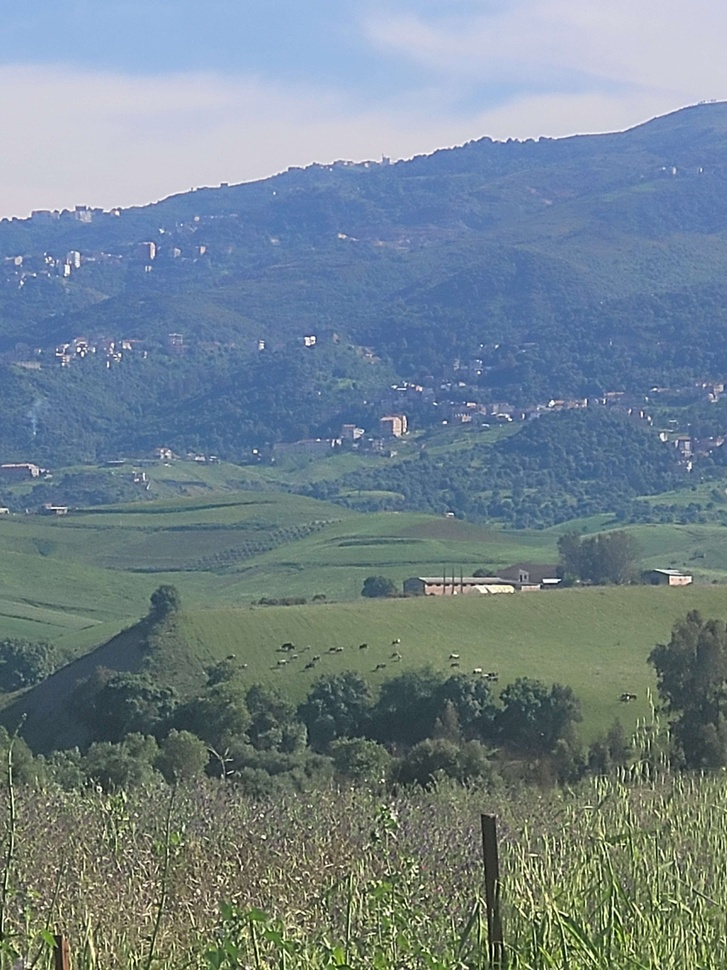
#> input picture img.jpg, 727 x 970 px, shrunk from 3024 x 4032 before the run
$ python tp2.py
#> lines starting #> are read from the running program, lines starting #| are printed output that depends on the picture
import cv2
import matplotlib.pyplot as plt
import numpy as np

# 1. Chargement et conversion


image_origin = cv2.imread('img.jpg')
#> image_origin is the input picture: shape (970, 727, 3); mean B, G, R 140.9, 131.9, 115
if image_origin is None:
    print("Erreur ")
    exit()

# Convertir l'image en niveaux de gris


image_gris = cv2.cvtColor(image_origin, cv2.COLOR_BGR2GRAY)
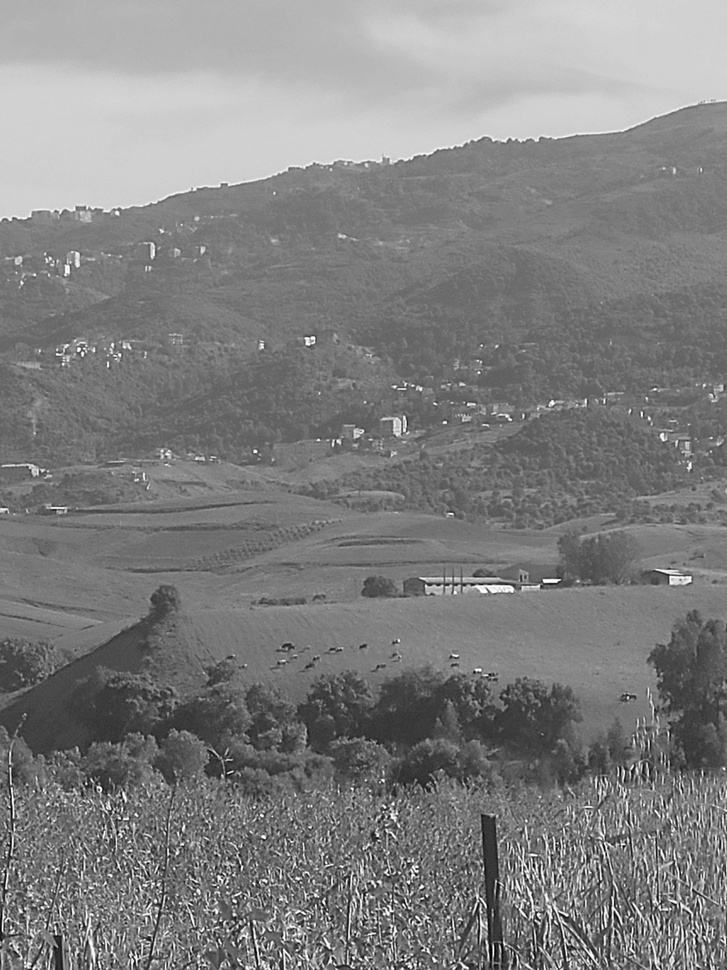
#> image_gris: shape (970, 727); min 1, max 255, mean 127.9


# Afficher l'image originale et l'image en niveaux de gris


plt.figure(figsize=(10, 5))

plt.subplot(1, 2, 1)
plt.title("Image en Couleur")
plt.imshow(cv2.cvtColor(image_origin, cv2.COLOR_BGR2RGB))
plt.axis('off')

plt.subplot(1, 2, 2)
plt.title("Image en Niveaux de Gris")
plt.imshow(image_gris, cmap='gray')
plt.axis('off')

plt.show()
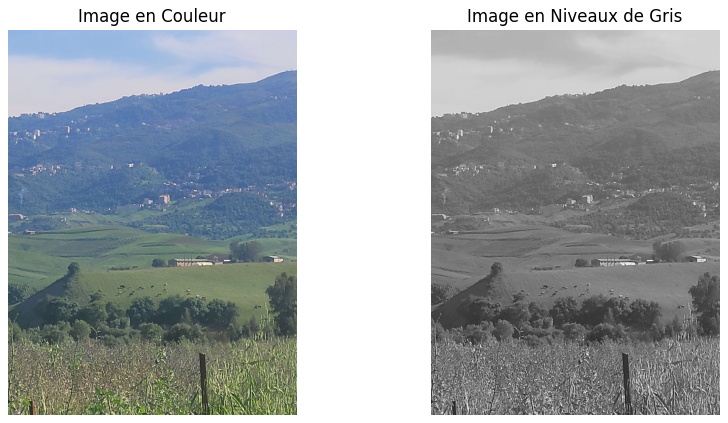
#> figure drawn by matplotlib, 2 panels

# 2. Analyse initiale
# Afficher l'image en niveaux de gris et son histogramme
plt.figure(figsize=(10, 5))

# Affichage de l'image en niveaux de gris
plt.subplot(1, 2, 1)
plt.title("Image en Niveaux de Gris")
plt.imshow(image_gris, cmap='gray')
plt.axis('off')

# Construction de l'histogramme
plt.subplot(1, 2, 2)
plt.title("Histogramme de l'Image en Niveaux de Gris")
plt.hist(image_gris.ravel(), bins=256, range=[0, 256], color='black')
plt.xlabel("Intensité des pixels")
plt.ylabel("Nombre de pixels")

plt.tight_layout()
plt.show()
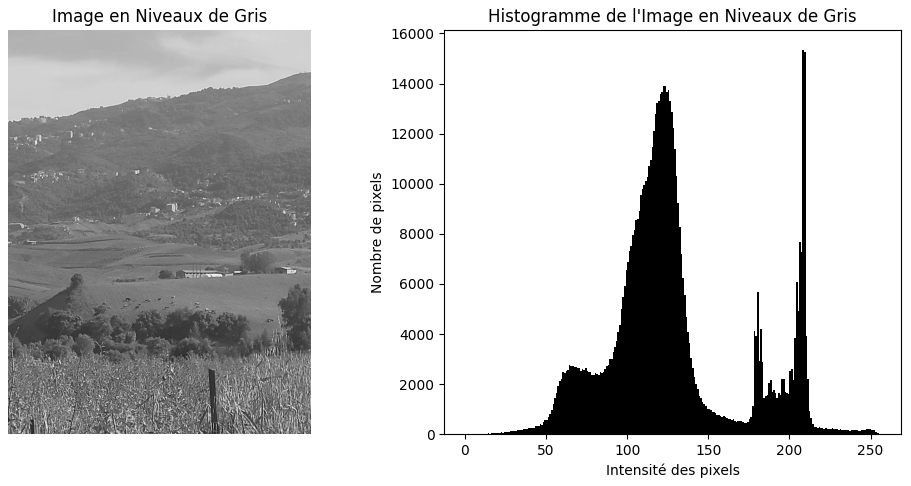
#> figure drawn by matplotlib, 2 panels; panel 2: tallest bar 15357 high, from x = 208 to 209

# 3. Application des traitements
# Étirement de la dynamique
img_etir = cv2.normalize(image_gris, None, 0, 255, cv2.NORM_MINMAX)

# Normalisation
borne_min, borne_max = 20, 200
img_norm = cv2.normalize(image_gris, None, borne_min, borne_max, cv2.NORM_MINMAX)
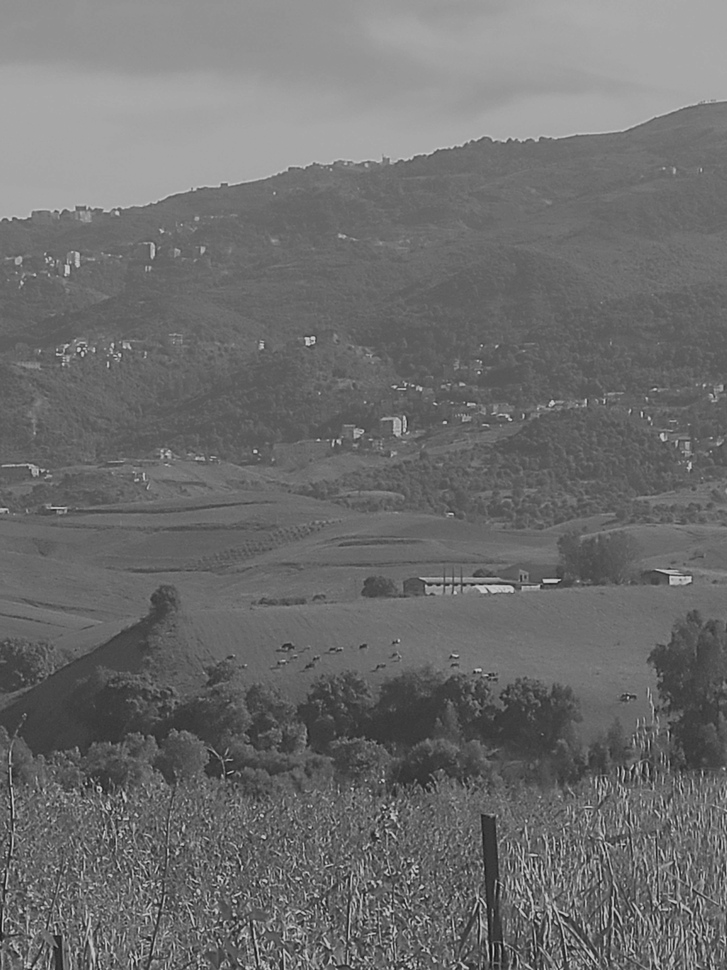
#> img_norm: shape (970, 727); min 20, max 200, mean 109.9

# Égalisation d'histogramme
img_eg = cv2.equalizeHist(image_gris)
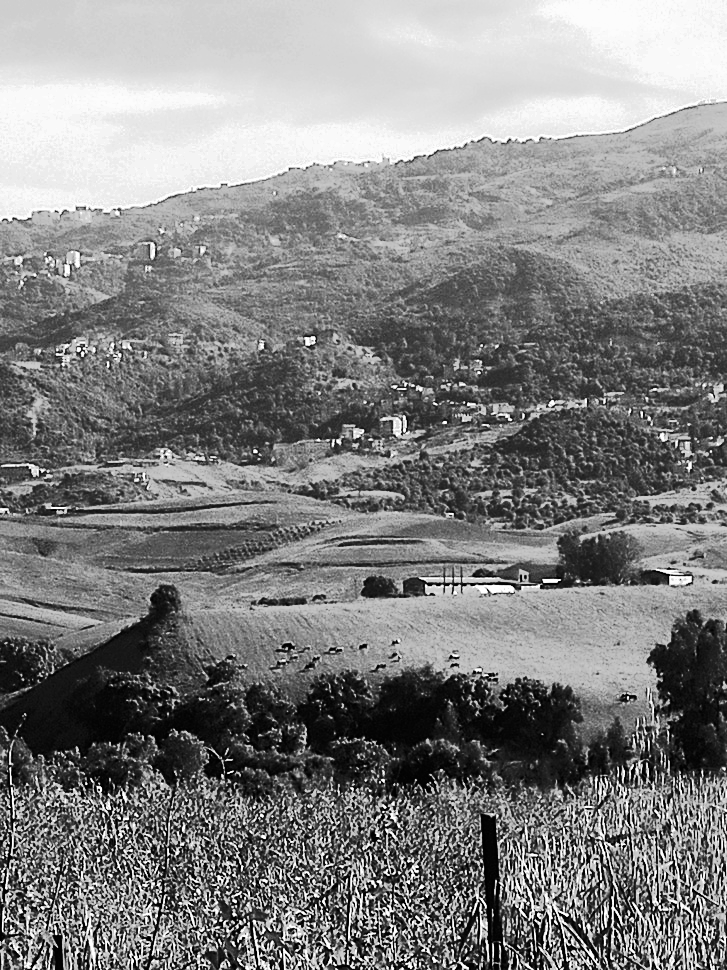
#> img_eg: shape (970, 727); min 0, max 255, mean 128.9

# Affichage des résultats des traitements
plt.figure(figsize=(15, 5))

# Étirement de la dynamique
plt.subplot(1, 3, 1)
plt.title("Étirement de la Dynamique")
plt.imshow(img_etir, cmap='gray')
plt.axis('off')

# Normalisation
plt.subplot(1, 3, 2)
plt.title("Normalisation")
plt.imshow(img_norm, cmap='gray')
plt.axis('off')

# Égalisation d'histogramme
plt.subplot(1, 3, 3)
plt.title("Égalisation d'Histogramme")
plt.imshow(img_eg, cmap='gray')
plt.axis('off')

plt.tight_layout()
plt.show()

# 4. Affichage comparatif
# Affichage comparatif des images et histogrammes
plt.figure(figsize=(15, 10))

# Image originale
plt.subplot(2, 4, 1)
plt.title("Image Originale")
plt.imshow(image_gris, cmap='gray')
plt.axis('off')

# Étirement de la dynamique
plt.subplot(2, 4, 2)
plt.title("Étirement de la Dynamique")
plt.imshow(img_etir, cmap='gray')
plt.axis('off')

# Normalisation
plt.subplot(2, 4, 3)
plt.title("Normalisation")
plt.imshow(img_norm, cmap='gray')
plt.axis('off')

# Égalisation d'histogramme
plt.subplot(2, 4, 4)
plt.title("Égalisation d'Histogramme")
plt.imshow(img_eg, cmap='gray')
plt.axis('off')

# Histogramme original
plt.subplot(2, 4, 5)
plt.title("Histogramme Original")
plt.hist(image_gris.ravel(), bins=256, range=[0, 256], color='black')
plt.xlabel("Intensité")
plt.ylabel("Pixels")

# Histogramme étirement
plt.subplot(2, 4, 6)
plt.title("Histogramme Étirement")
plt.hist(img_etir.ravel(), bins=256, range=[0, 256], color='black')
plt.xlabel("Intensité")
plt.ylabel("Pixels")

# Histogramme normalisation
plt.subplot(2, 4, 7)
plt.title("Histogramme Normalisation")
plt.hist(img_norm.ravel(), bins=256, range=[0, 256], color='black')
plt.xlabel("Intensité")
plt.ylabel("Pixels")

# Histogramme égalisation
plt.subplot(2, 4, 8)
plt.title("Histogramme Égalisation")
plt.hist(img_eg.ravel(), bins=256, range=[0, 256], color='black')
plt.xlabel("Intensité")
plt.ylabel("Pixels")

plt.tight_layout()
plt.show()
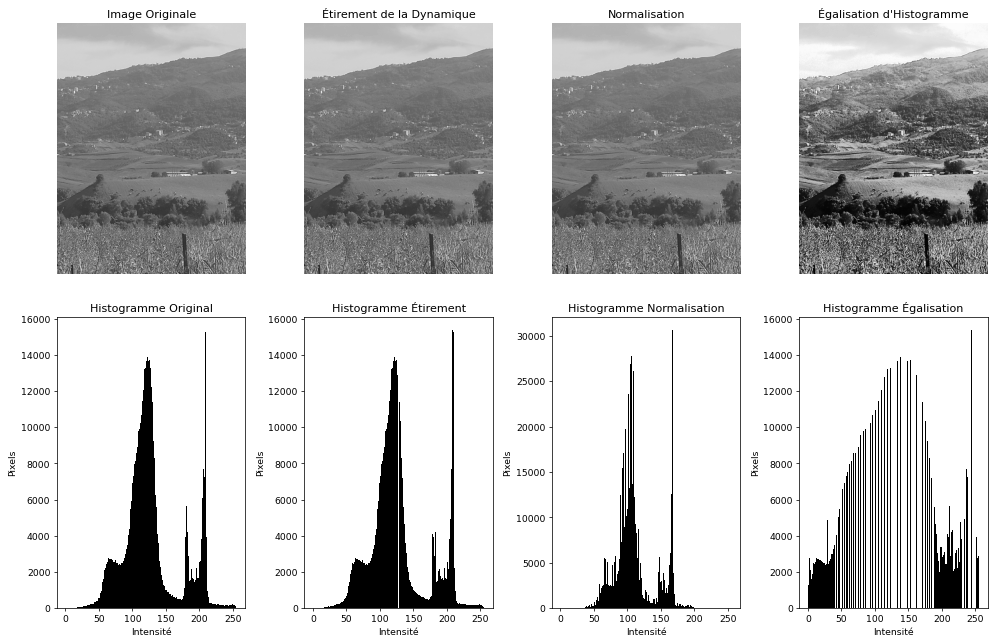
#> figure drawn by matplotlib, 8 panels; panel 5: tallest bar 15357 high, from x = 208 to 209; panel 6: tallest bar 15357 high, from x = 208 to 209; panel 7: tallest bar 30600 high, from x = 167 to 168; panel 8: tallest bar 15357 high, from x = 244 to 245
